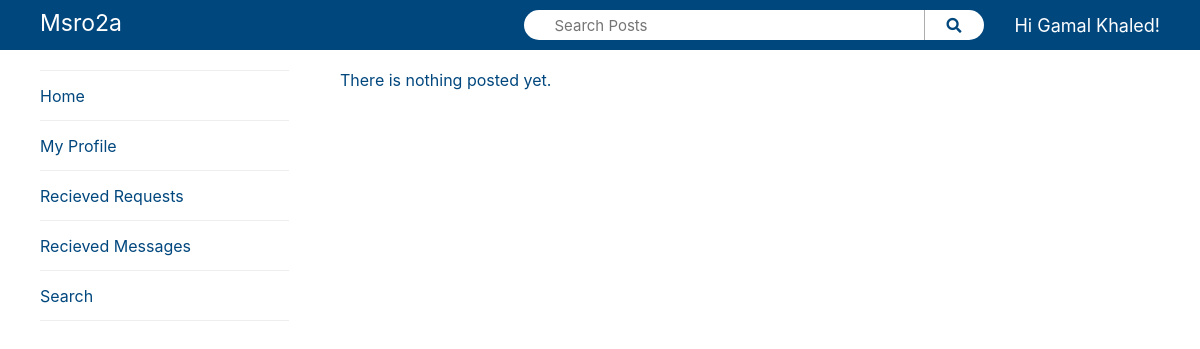
Before: / with the older database file.
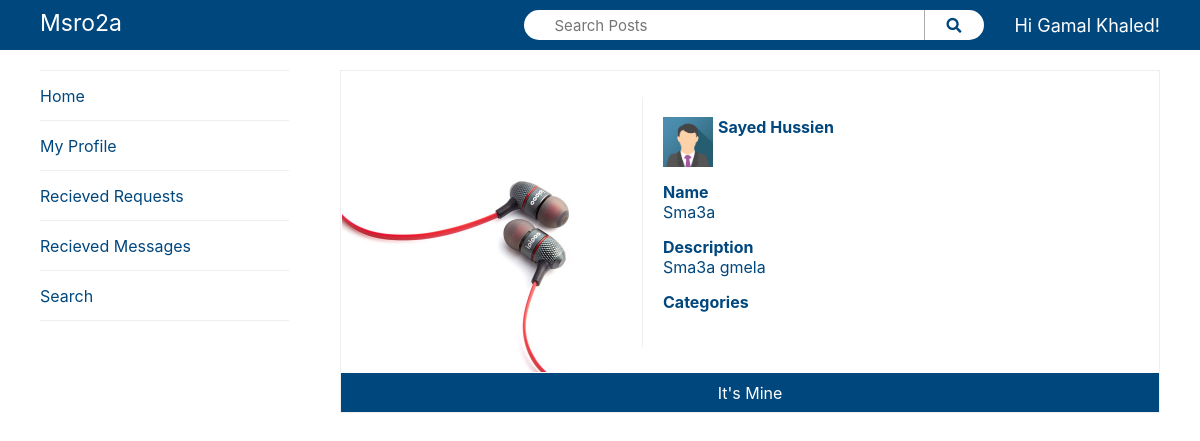
After: the same page with the newer database file.
### tables this page shows
CREATE TABLE `posts` (
  `id` int(11) NOT NULL,
  `userId` int(11) NOT NULL,
  `imgUrl` varchar(150) NOT NULL,
  `description` text NOT NULL,
  `name` varchar(50) NOT NULL
);

CREATE TABLE `users` (
  `id` int(11) NOT NULL,
  `fullName` varchar(50) NOT NULL,
  `phoneNumber` varchar(11) DEFAULT NULL,
  `email` varchar(50) NOT NULL,
  `imgUrl` varchar(150) NOT NULL DEFAULT 'imgs/Client.png'
);

### SQLCLients/class.SQLClient.php (called while the page is built, shortened)
<?php
class SQLClient
{
    private $databaseName = "Msro2a";
    private $userName = "root";
    private $password = "";
    public function startDBConnenction()
    {
        $this -> db = new mysqli('127.0.0.1', $this -> userName, $this -> password, $this -> databaseName);
        return true;
    }
}
?>

### Controllers/class.MainPageController.php (called while the page is built, shortened)
<?php
require_once("Controllers/class.PageController.php");
require_once("SQLClients/class.PostsSQLClient.php");
class MainPageController extends PageController
{
    private $postsToBeDisplayed = null;
    public function __construct()
    {
        $this -> postsSQLClient = new PostsSQLClient();
        $this -> postsToBeDisplayed = $this -> postsSQLClient -> getAllPosts();
    }
    public function getPosts()
    {
        return $this -> postsToBeDisplayed;
    }
}
?>

### SQLCLients/class.PostsSQLClient.php (called while the page is built, shortened)
<?php
require_once("SQLClients/class.SQLClient.php");
require_once("classes/class.Post.php");
require_once("classes/class.User.php");
class PostsSQLClient extends SQLClient
{
    public function getAllPosts()
    {
        $query = "SELECT * FROM `posts`, `users` WHERE posts.userId = users.id";
        $result = ($this -> db -> query($query));
        $result = $result -> fetch_all();
        $posts = [];
        foreach ($result as $row) {
            $userTemp = new User($row[5], $row[6], $row[8], $row[7], $row[9]);
            $postTemp = new Post($row[0], $row[3], $row[2], $userTemp, $row[4]);
            $this -> loadCats($postTemp);
            $this -> loadQuestions($postTemp);
            array_push($posts, $postTemp);
        }
        return $posts;
    }
    public function loadCats($post)
    {
        $query = "SELECT categoryId FROM `postscategories` WHERE postId = ". $post -> getId();
        $result = ($this -> db -> query($query));
        $result = $result -> fetch_all();
        $categories = [];
    }
    public function loadQuestions($post)
    {
        $query = "SELECT * FROM `questions` WHERE postId = ". $post -> getId();
        $result = ($this -> db -> query($query));
        $result = $result -> fetch_all();
        if($result != null)
        {
            return;
        }
    }
}
?>

### Controllers/class.PageController.php (called while the page is built, shortened)
<?php
require_once("classes/class.User.php");
class PageController
{
    protected $currentUser = null;
    public function __construct()
    {
        if(isset($_SESSION["currentUser"]))
        {
            $this -> currentUser = $_SESSION["currentUser"];
        }
    }
    public function getCurrentUser()
    {
        return $this -> currentUser;
    }
    public function isLoggedIn()
    {
        return isset($this -> currentUser);
    }
}
?>

### classes/class.User.php (called while the page is built, shortened)
<?php
require_once('class.Post.php');
class User
{
    private $fullName = null;
    private $id = null;
    private $imgUrl = null;
    public function __construct($id, $name, $email, $phoneNumber, $imgUrl)
    {
        $this -> id = $id;
        $this -> fullName = $name;
        $this -> imgUrl = $imgUrl;
    }
    public function getId()
    {
        return $this -> id;
    }
    public function getName()
    {
        return $this -> fullName;
    }
    public function getImg()
    {
        return $this -> imgUrl;
    }
}
?>

### classes/class.Post.php (called while the page is built, shortened)
<?php
require_once("SQLClients/class.PostsSQLClient.php");
class Post
{
    private $id = null;
    private $name = null;
    private $description = null;
    private $imageUrl = null;
    private $owner = null;
    public function __construct($id, $description, $imageUrl, $owner, $name)
    {
        $this -> id = $id;
        $this -> description = $description;
        $this -> imageUrl = $imageUrl;
        $this -> owner = $owner;
        $this -> name = $name;
    }
    public function getId()
    {
        return $this -> id;
    }
    public function getName()
    {
        return $this -> name;
    }
    public function getDescription()
    {
        return $this -> description;
    }
    public function getImg()
    {
        return $this -> imageUrl;
    }
    public function getOwner()
    {
        return $this -> owner;
    }
}
?>

### index.php (the view, shortened to what this page needs)
<?php
	require_once("classes/class.User.php");
	require_once("Controllers/class.MainPageController.php");
	require_once("SQLClients/class.UsersSQLClient.php");
	require_once("SQLClients/class.PostsSQLClient.php");
	$controller = new MainPageController();
?>
<!DOCTYPE html>
<html>
<head>
	<link rel="stylesheet" href="https://use.fontawesome.com/releases/v5.5.0/css/all.css">
	<link rel="stylesheet" type="text/css" href="css/nav.css">
	<link rel="stylesheet" type="text/css" href="css/Drawer.css">
	<link rel="stylesheet" type="text/css" href="css/style.css">
</head>
<body>
	<?php require_once("Components/Nav.php") ?>
	<?php require_once("Components/Drawer.php") ?>
	<div class="contentContainer inFrame">
		<?php if(count($controller -> getPosts()) == 0): ?>
			<label class="noPostsMessage">There is nothing posted yet.</label>
		<?php endif; ?>
		<?php foreach ($controller -> getPosts() as $post): ?>
			<div class="flexColumn">
				<div class="post flexRow">
					<img src="<?= $post -> getImg() ?>">
					<div class="flexColumn">
						<div class="flexColumn postDetails">
							<div class="postOwner">
								<img src="<?= $post -> getOwner() -> getImg() ?>" class="clientImg">
								<label><?= $post -> getOwner() -> getName() ?></label>
							</div>
							<div>
								<label>Name</label> <br>
								<label><?= $post -> getName() ?></label>
							</div>
							<div>
								<label>Description</label> <br>
								<label><?= $post -> getDescription() ?></label>
							</div>
							<div>
								<label>Categories</label> <br>
							</div>
						</div>
					</div>
				</div>
				<?php if ($post -> getOwner() -> getId() != $controller -> getCurrentUser() -> getId()):?>
					<div class="flexRow postButtons" onclick="onMineButtonClick(<?=$post -> getId()?>, <?= $controller -> isLoggedIn() ? '1' : '0' ?>)"><p>It's Mine</p></div>
				<?php endif; ?>
			</div>
		<?php endforeach; ?>
	</div>
</body>
</html>

### Components/Nav.php (shortened to what this page needs)
<nav class="inFrame">
    <div class="navLeft">
        <a href="index.php" class="title">Msro2a</a>
    </div>
    <div class="navRight">
        <form method="GET" class="searchForm flexRow" action="search.php">
            <input type="text" class="searchBar" placeholder="Search Posts" name="searchText" value="<?php if(isset($_SESSION["searchText"])) echo $_SESSION["searchText"] ?>"/>
            <button class="searchIcon"><i class="fas fa-search"></i></button>
        </form>
        <?php if($controller -> isLoggedIn()): ?>
            <label class="welcome">Hi <?= $controller -> getCurrentUser() -> getName() ?>!</label>
        <?php else: ?>
            <button class="signIn_Up_Button"><a href="signIn.php">Sign In</a></button>
            <button class="signIn_Up_Button"><a href="signUp.php">Sign Up</a></button>
        <?php endif; ?>
    </div>
</nav>

### Components/Drawer.php (shortened to what this page needs)
<div class="drawer">
    <div class="drawerItem">
        <a href="index.php">Home</a>
    </div>
    <div class="drawerItem">
        <a href="myPosts.php">My Profile</a>
    </div>
    <div class="drawerItem">
        <a href="requests.php">Recieved Requests</a>
    </div>
    <div class="drawerItem">
        <a href="messages.php">Recieved Messages</a>
    </div>
    <div class="drawerItem">
        <a href="Search.php">Search</a>
    </div>
</div>

### css/Nav.css (style rules this page uses)
* { margin: 0px; padding: 0px; font-family: -apple-system, BlinkMacSystemFont, 'Segoe UI', Roboto, Oxygen, Ubuntu, Cantarell, 'Open Sans', 'Helvetica Neue', sans-serif; color: #00477E; box-sizing: border-box; text-decoration: none; }
.inFrame { padding: 0px 170px; }
.flexRow { display: flex; flex-direction: row; justify-content: space-between; align-items: center; width: 100%; }
.flexColumn { display: flex; flex-direction: column; }
nav { width: 100%; height: 50px; background-color: #00477E; padding: 0px 40px; color: #FFFFFF; display: flex; flex-direction: row; justify-content: space-between; align-items: center; position: fixed; top: 0; }
nav > * { display: flex; flex-direction: row; align-items: center; }
.title { font-weight: normal; font-size: 23px; margin-top: -5px; }
nav .title, nav .humIcon { color: #FFFFFF; }
.searchBar { height: 30px; width: 500px; background-color: #fff; padding-left: 30px; font-size: 15px; border-radius: 15px 0px 0px 15px; border: none; outline: none; }
.searchIcon { background-color: #FFFFFF; height: 30px; border-radius: 0px 15px 15px 0px; border: none; width: 60px; border-left: 0.5px solid #adadad; outline: none; padding-right: 2px; font-size: 15px; cursor: pointer; margin-right: 25px; transition: 1s cubic-bezier(0.075, 0.82, 0.165, 1); }
.navRight .searchForm { width: fit-content; }
.welcome { color: #FFFFFF !important; font-size: 18px; }
@media (max-width: 1300px) { .searchBar { width: 400px; } }
@media (max-width: 1300px) { .searchIcon { margin-right: 30px; } }

### css/Drawer.css (style rules this page uses)
.drawer { position: fixed; top: 70px; bottom: 0; left: 170px; z-index: 2; width: 249px; background-color: #FFFFFF; overflow: auto; display: inline-block; border-top: 0.1px solid #EEEEEE; }
.drawerItem { height: 50px; border-bottom: 0.5px solid #EEEEEE; }
.drawerItem a { text-decoration: none; width: 100%; height: 100%; display: flex; flex-direction: row; align-items: center; transition: 1s cubic-bezier(0.075, 0.82, 0.165, 1); }
@media (max-width: 1300px) { .drawer { display: inline-block; } }
@media (max-width: 1250px) { .drawer { left: 40px; } }

### css/style.css (style rules this page uses)
* { margin: 0px; padding: 0px; font-family: -apple-system, BlinkMacSystemFont, 'Segoe UI', Roboto, Oxygen, Ubuntu, Cantarell, 'Open Sans', 'Helvetica Neue', sans-serif; color: #00477E; box-sizing: border-box; text-decoration: none; }
.inFrame { padding: 0px 170px; }
.flexRow { display: flex; flex-direction: row; justify-content: space-between; align-items: center; width: 100%; }
.contentContainer { display: flex; flex: 1; flex-direction: column; margin: 70px 0px 0px 300px; }
.post { border: 0.1px solid #EEEEEE; border-bottom: none; height: fit-content; padding: 1px; justify-content: flex-start; }
.post img { height: 300px; }
.postDetails { padding: 20px; height: 100%; overflow: auto; }
.postDetails > div { margin-bottom: 15px; }
.postDetails > div > label:first-of-type { font-weight: bold; }
.postOwner { display: flex; align-items: flex-start; height: fit-content; }
.clientImg { height: 50px !important; width: 50px; margin-right: 5px; }
.post > .flexColumn { height: 100%; border-left: 0.1px solid #EEEEEE; }
.postButtons { height: 40px; background-color: #00477E; cursor: pointer; border: 0.1px solid #EEEEEE; border-top: none; margin-bottom: 30px; display: flex; justify-content: center; align-items: center; }
.postButtons > * { color: #FFFFFF; }
@media (max-width: 1250px) { .inFrame { padding-left: 40px; padding-right: 40px; } }

Changed rows visible on the page:
added posts: imgUrl (picture), userId.imgUrl (picture), userId.fullName "Sayed Hussien", name "Sma3a", description "Sma3a gmela"
Other visible differences:
text no longer shown: "There is nothing posted yet."
